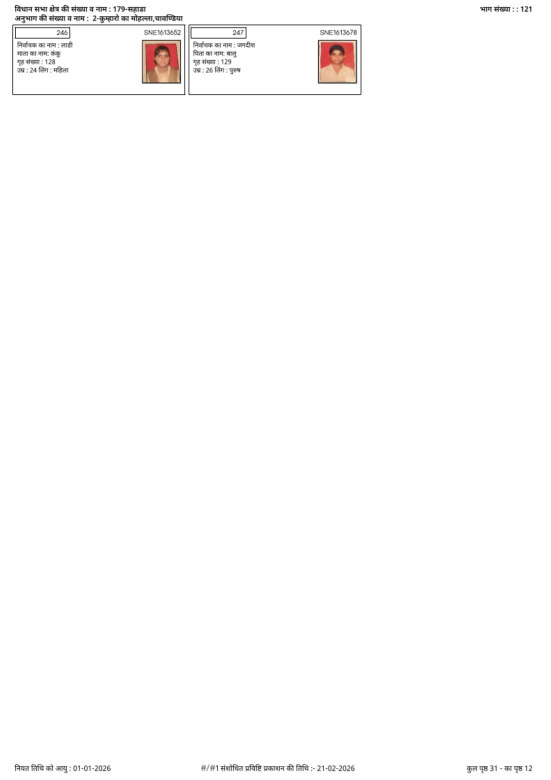
#> input picture backend/scratch_part121_p12.png, 1653 x 2339 px, found by its file name (shown at 1/3 size)
$ python test_epic_296.py
#> lines starting #> are read from the running program, lines starting #| are printed output that depends on the picture; after the words box and inside, x2 and y2 are one past the last pixel; in counts of white or black regions, pixels touching at a corner belong together
### backend/python/ocr_worker.py
import json
import gc
import os
import re
import sys
if hasattr(sys.stdout, 'reconfigure'):
    sys.stdout.reconfigure(encoding='utf-8')
if hasattr(sys.stdin, 'reconfigure'):
    sys.stdin.reconfigure(encoding='utf-8')
import unicodedata
from collections import Counter
from concurrent.futures import ThreadPoolExecutor
from difflib import SequenceMatcher
from pathlib import Path

import cv2
import numpy as np
import pytesseract


# [29 lines left out: function auto_deskew, not called in this run]

# Auto-configure tesseract binary path on Windows if not in PATH
if sys.platform.startswith("win"):
    for tess_path in [
        r"C:\Program Files\Tesseract-OCR\tesseract.exe",
        r"C:\Program Files (x86)\Tesseract-OCR\tesseract.exe",
        Path.home() / "AppData" / "Local" / "Programs" / "Tesseract-OCR" / "tesseract.exe",
    ]:
        if Path(tess_path).exists():
            pytesseract.pytesseract.tesseract_cmd = str(tess_path)
            tess_dir = str(Path(tess_path).parent)
            if tess_dir not in os.environ.get("PATH", ""):
                os.environ["PATH"] = tess_dir + os.pathsep + os.environ.get("PATH", "")
            break

# Auto-configure bundled Hindi OCR data path if missing or invalid
current_tessdata = os.environ.get("TESSDATA_PREFIX", "")
if not current_tessdata or not (Path(current_tessdata) / "hin.traineddata").exists():
    base_dir = Path(__file__).resolve().parent.parent
    for candidate in [base_dir / "tessdata", base_dir / ".ocr-tessdata"]:
        if (candidate / "hin.traineddata").exists():
            os.environ["TESSDATA_PREFIX"] = str(candidate)
            break
#> further down, img is the input picture: shape (2339, 1653, 3); mean B, G, R 252.1, 252.3, 252.8

cv2.setNumThreads(1)

try:
    if sys.stdin and hasattr(sys.stdin, "reconfigure"):
        sys.stdin.reconfigure(encoding="utf-8")
    if sys.stdout and hasattr(sys.stdout, "reconfigure"):
        sys.stdout.reconfigure(encoding="utf-8")
    if sys.stderr and hasattr(sys.stderr, "reconfigure"):
        sys.stderr.reconfigure(encoding="utf-8")
except Exception:
    pass


def ratio(name, default):
    return float(os.getenv(name, default))


def safe_image_to_string(image, lang="eng", config=""):
    """
    Safely execute pytesseract.image_to_string with image bounds checking
    and exception handling to prevent Tesseract C++ std::bad_alloc / process crashes.
    """
    if image is None or getattr(image, "size", 0) == 0:
        return ""
    try:
        height, width = image.shape[:2]
        max_w, max_h = 1800, 1200
        if width > max_w or height > max_h:
            scale = min(max_w / float(width), max_h / float(height))
            image = cv2.resize(image, None, fx=scale, fy=scale, interpolation=cv2.INTER_AREA)
        return pytesseract.image_to_string(image, lang=lang, config=config)
    except Exception as err:
        sys.stderr.write(f"Warning: safe_image_to_string failed: {err}\n")
        return ""


# [6 lines left out: function report_card_progress, not called in this run]


def clean(text):
    return re.sub(r"\s+", " ", text or "").strip()


# [81 lines left out: function clean_person_name, not called in this run]


# Load Master Hindi Voter Name Dictionary (69,000+ entries) for fast OCR lookup
HINDI_NAME_DICT = set()
try:
    dict_file_path = os.path.join(os.path.dirname(__file__), "hindi_voter_names_dict.json")
    if os.path.exists(dict_file_path):
        with open(dict_file_path, "r", encoding="utf-8") as f:
            data = json.load(f)
            HINDI_NAME_DICT = set(data.get("names", []))
    HINDI_NAME_DICT.update(["नारायण", "सांवरी", "सांयरी", "गोर्धन", "गोवर्धन", "डूगां", "डूंगर", "माधू"])
# Loaded Master Hindi Voter Name Dictionary
except Exception:
    pass


# [454 lines left out: functions correct_name_with_dictionary, clean_house, get_digits, coordinate_serial, coordinate_house, coordinate_age and 5 more, not called in this run]


def field(text, pattern):
    match = re.search(pattern, text, re.MULTILINE | re.IGNORECASE)
    return clean(match.group(1)) if match else ""


PREFIX_CORRECTIONS = {
    "KOV": "KDY", "KOY": "KDY", "OVO": "KDY", "KDV": "KDY",
    "KOW": "KDY", "KPY": "KDY", "KTY": "KDY", "KDT": "KDY",
    "QDY": "KDY", "ODY": "KDY", "RDY": "KDY", "KOO": "KDY",
    "SSN": "SNE", "SME": "SNE", "SN3": "SNE", "SHE": "SNE",
    "5NE": "SNE", "SNE3": "SNE", "SNEI": "SNE", "SMF": "SNE",
    "ESN": "SNE", "SWE": "SNE", "SNE": "SNE", "KDY": "KDY"
}

DIGIT_MAP = str.maketrans({
    "O": "0", "Q": "0", "D": "0", "I": "1", "L": "1", "l": "1",
    "Z": "2", "z": "2"
})


# [49 lines left out: function clean_epic, not called in this run]


def epic_from(text):
    return clean_epic(text)


def ocr_epic(card, reference=""):
    height, width = card.shape[:2]
    # Precise ROI: top-right area above voter photo (widen to 0.38 to capture full legacy RJ/.. EPIC strings)
    crop = card[0:round(height * 0.28), round(width * 0.38):width]
    if crop.size == 0:
        return "", False

    gray = cv2.cvtColor(crop, cv2.COLOR_BGR2GRAY)
    res = cv2.resize(gray, None, fx=3.2, fy=3.2, interpolation=cv2.INTER_CUBIC)
    pad = cv2.copyMakeBorder(res, 15, 15, 15, 15, cv2.BORDER_CONSTANT, value=255)

    whitelist_cfg = "-c tessedit_char_whitelist=ABCDEFGHIJKLMNOPQRSTUVWXYZ0123456789/"
    cfg7 = f"--psm 7 {whitelist_cfg}"
    cfg8 = f"--psm 8 {whitelist_cfg}"
    cfg6 = f"--psm 6 {whitelist_cfg}"

    cands = []
    # 1. Raw padded with PSM 7, 8, 6
    for cfg in (cfg7, cfg8, cfg6):
        c = clean_epic(safe_image_to_string(pad, lang="eng", config=cfg))
        if c and valid_epic(c):
            cands.append(c)

    # 2. CLAHE with PSM 7, 8, 6
    clahe = cv2.createCLAHE(clipLimit=2.5, tileGridSize=(8, 8)).apply(pad)
    for cfg in (cfg7, cfg8, cfg6):
        c = clean_epic(safe_image_to_string(clahe, lang="eng", config=cfg))
        if c and valid_epic(c):
            cands.append(c)

    # 3. Unsharp Masking (enhances digit boundary definition and prevents 5 vs 8 confusion)
    gaussian = cv2.GaussianBlur(pad, (0, 0), 2.0)
    unsharp = cv2.addWeighted(pad, 1.8, gaussian, -0.8, 0)
    for cfg in (cfg7, cfg8, cfg6):
        c = clean_epic(safe_image_to_string(unsharp, lang="eng", config=cfg))
        if c and valid_epic(c):
            cands.append(c)

    # 4. Otsu Threshold + Morphological Open (disconnects spurious loop bridges in digit 5)
    _, otsu = cv2.threshold(pad, 0, 255, cv2.THRESH_BINARY + cv2.THRESH_OTSU)
    k_open = cv2.getStructuringElement(cv2.MORPH_RECT, (2, 2))
    otsu_opened = cv2.morphologyEx(otsu, cv2.MORPH_OPEN, k_open)
    for v in (otsu, otsu_opened):
        for cfg in (cfg7, cfg8):
            c = clean_epic(safe_image_to_string(v, lang="eng", config=cfg))
            if c and valid_epic(c):
                cands.append(c)

    # 5. Adaptive Gaussian Threshold
    adapt = cv2.adaptiveThreshold(pad, 255, cv2.ADAPTIVE_THRESH_GAUSSIAN_C, cv2.THRESH_BINARY, 21, 11)
    for cfg in (cfg7, cfg8):
        c = clean_epic(safe_image_to_string(adapt, lang="eng", config=cfg))
        if c and valid_epic(c):
            cands.append(c)

    # 6. Lanczos interpolation pass
    lanc = cv2.resize(gray, None, fx=3.5, fy=3.5, interpolation=cv2.INTER_LANCZOS4)
    lanc_pad = cv2.copyMakeBorder(lanc, 15, 15, 15, 15, cv2.BORDER_CONSTANT, value=255)
    for cfg in (cfg7, cfg8):
        c = clean_epic(safe_image_to_string(lanc_pad, lang="eng", config=cfg))
        if c and valid_epic(c):
            cands.append(c)

    if cands:
        counts = Counter(cands)
        winner, most = counts.most_common(1)[0]
        return winner, True

    # Wider crop fallback if card header was slightly displaced
    wider = card[0:round(height * 0.32), round(width * 0.32):width]
    if wider.size > 0:
        w_gray = cv2.cvtColor(wider, cv2.COLOR_BGR2GRAY)
        w_res = cv2.resize(w_gray, None, fx=2.5, fy=2.5, interpolation=cv2.INTER_CUBIC)
        w_pad = cv2.copyMakeBorder(w_res, 15, 15, 15, 15, cv2.BORDER_CONSTANT, value=255)
        w_txt = safe_image_to_string(w_pad, lang="eng", config=cfg7)
        w_epic = clean_epic(w_txt)
        if w_epic:
            return w_epic, False

    return reference, False
# [307 lines left out: functions ocr_name_focused, ocr_identity, parse_card, valid_epic, loose_person_key, fuzzy_name_match and 3 more, not called in this run]


def detect_card_boxes(image):
    height, width = image.shape[:2]
    gray = cv2.cvtColor(image, cv2.COLOR_BGR2GRAY)
    binary = cv2.adaptiveThreshold(
        gray, 255, cv2.ADAPTIVE_THRESH_GAUSSIAN_C,
        cv2.THRESH_BINARY_INV, 31, 9,
    )
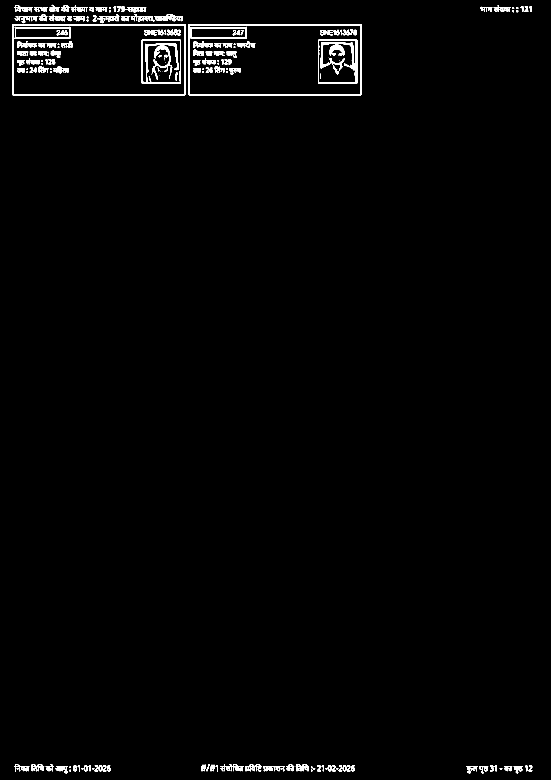
#> binary: shape (2339, 1653) (shown at 1/3 size); 1.3% white; 191 white regions (33 under 20 px), largest, box (x1, y1, x2, y2) and area: (565, 73, 1085, 286) 5224, (36, 73, 558, 286) 5084, (425, 119, 543, 252) 3398
    horizontal = cv2.morphologyEx(
        binary,
        cv2.MORPH_OPEN,
        cv2.getStructuringElement(cv2.MORPH_RECT, (max(40, width // 20), 1)),
    )
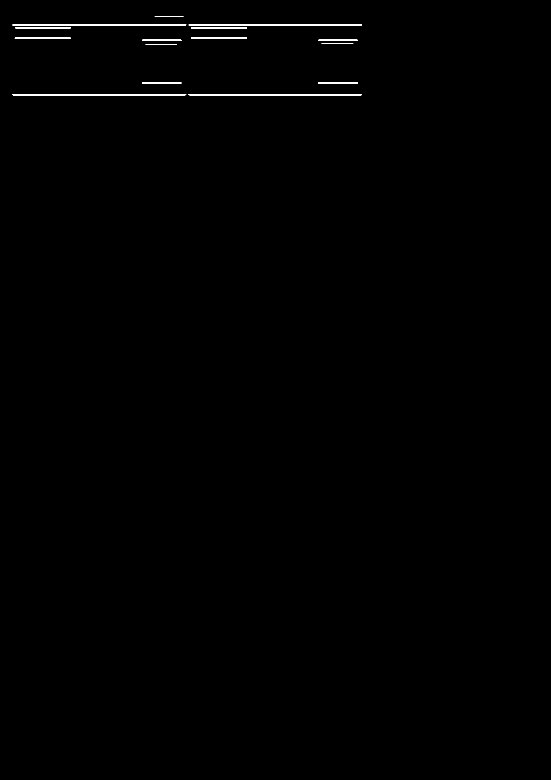
#> horizontal: shape (2339, 1653) (shown at 1/3 size); 0.3% white; 15 white regions, largest, box (x1, y1, x2, y2) and area: (37, 282, 559, 286) 2079, (566, 282, 1086, 286) 2075, (37, 73, 559, 76) 1562
    vertical = cv2.morphologyEx(
        binary,
        cv2.MORPH_OPEN,
        cv2.getStructuringElement(cv2.MORPH_RECT, (1, max(20, height // 80))),
    )
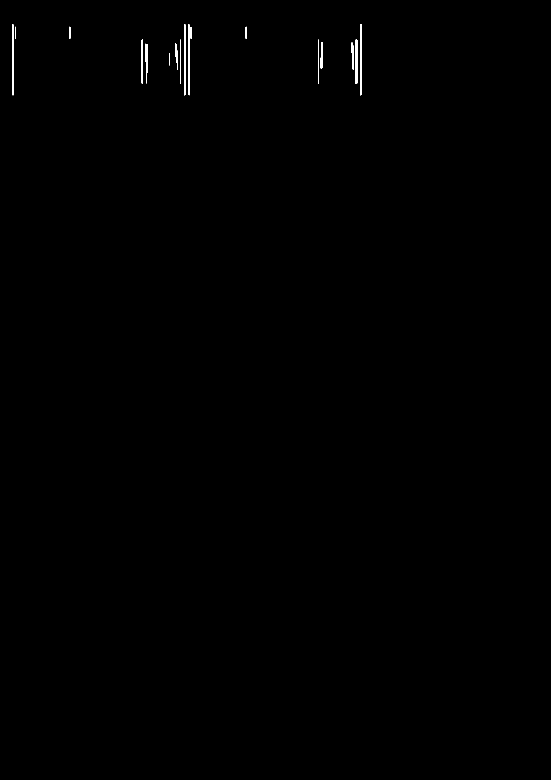
#> vertical: shape (2339, 1653) (shown at 1/3 size); 0.18% white; 17 white regions, largest, box (x1, y1, x2, y2) and area: (1081, 73, 1085, 286) 848, (36, 73, 40, 286) 847, (565, 73, 569, 286) 784
    grid = cv2.bitwise_or(horizontal, vertical)
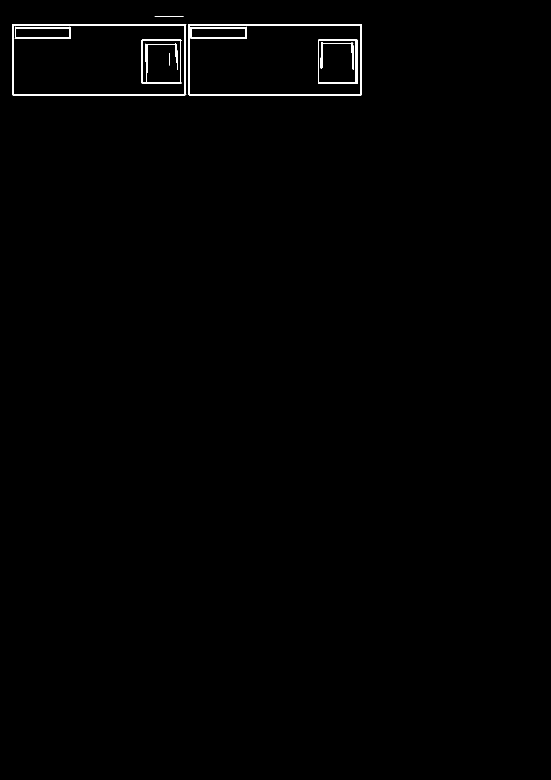
#> grid: shape (2339, 1653) (shown at 1/3 size); 0.48% white; 9 white regions
    contours, _ = cv2.findContours(grid, cv2.RETR_LIST, cv2.CHAIN_APPROX_SIMPLE)
#> contours = 15 contours, 1 with area under 20; largest, box (x1, y1, x2, y2) and area: (36, 73, 559, 286) 110035, (565, 73, 1086, 286) 110030, (39, 75, 554, 283) 106396, (567, 75, 1082, 283) 106248, (425, 119, 544, 252) 15336
    boxes = []
    for contour in contours:
        x, y, w, h = cv2.boundingRect(contour)
        if (
            width * 0.25 <= w <= width * 0.34
            and height * 0.065 <= h <= height * 0.105
            and y > height * 0.02
        ):
            boxes.append((x, y, w, h))
#> this loop made 15 passes
#> (x, y, w, h) on passes 2 to 9: (962, 127, 99, 83), (428, 122, 113, 126), (956, 121, 112, 127), (954, 119, 119, 133), (425, 119, 119, 133), (574, 84, 164, 30), (47, 84, 162, 30), (572, 80, 169, 36)
#> after the loop, boxes = [(567, 75, 515, 208), (39, 75, 515, 208), (565, 73, 521, 213), (36, 73, 523, 213)]
    unique = []
    for box in sorted(boxes, key=lambda b: (b[1], b[0])):
        if not any(abs(box[0] - old[0]) < width * 0.10 and abs(box[1] - old[1]) < height * 0.03 for old in unique):
            unique.append(box)
#> this loop made 4 passes
#> after the loop, unique = [(36, 73, 523, 213), (565, 73, 521, 213)]

    # Standard fallback parameters
    left = round(width * 0.038)
    top = round(height * 0.076)
    card_w = round(width * 0.306)
    card_h = round(height * 0.088)
    gap_x = round(width * 0.007)
    gap_y = round(height * 0.003)

    if len(unique) >= 6:
        try:
            med_w = int(np.median([b[2] for b in unique]))
            med_h = int(np.median([b[3] for b in unique]))
            if not (width * 0.25 <= med_w <= width * 0.35):
                med_w = card_w
            if not (height * 0.065 <= med_h <= height * 0.11):
                med_h = card_h

            # 1. Cluster detected boxes into rows
            sorted_by_y = sorted(unique, key=lambda b: b[1])
            row_clusters = []
            for b in sorted_by_y:
                matched_row = False
                for cl in row_clusters:
                    if abs(np.median([box[1] for box in cl]) - b[1]) < med_h * 0.4:
                        cl.append(b)
                        matched_row = True
                        break
                if not matched_row:
                    row_clusters.append([b])

            row_clusters.sort(key=lambda cl: np.median([box[1] for box in cl]))
            row_ys = [int(np.median([b[1] for b in cl])) for cl in row_clusters]

            # 2. Determine actual row pitch from consecutive row differences
            diffs = [row_ys[i+1] - row_ys[i] for i in range(len(row_ys)-1)]
            valid_diffs = [d for d in diffs if med_h * 0.85 <= d <= med_h * 1.35]
            row_pitch = int(np.median(valid_diffs)) if valid_diffs else int(round(med_h * 1.04))

            # 3. Determine Row 0 Y
            row0_y = row_ys[0]
            if row0_y >= height * 0.12:
                row0_y = row0_y - int(round((row0_y - round(height * 0.076)) / row_pitch)) * row_pitch

            # 4. Determine 3 Column X positions
            c0 = [b[0] for b in unique if b[0] < width * 0.25]
            c1 = [b[0] for b in unique if width * 0.25 <= b[0] < width * 0.58]
            c2 = [b[0] for b in unique if b[0] >= width * 0.58]
            col_x = [
                int(np.median(c0)) if c0 else round(width * 0.038),
                int(np.median(c1)) if c1 else round(width * 0.352),
                int(np.median(c2)) if c2 else round(width * 0.666)
            ]

            # 5. Assemble grid slots, validating missing slots against real content
            final_boxes = []
            for r in range(10):
                exp_y = row0_y + r * row_pitch
                if exp_y + med_h > height - round(height * 0.015):
                    continue
                for c in range(3):
                    exp_x = col_x[c]
                    match = next((b for b in unique if abs(b[0] - exp_x) < width * 0.08 and abs(b[1] - exp_y) < med_h * 0.35), None)
                    if match:
                        final_boxes.append(match)
                    else:
                        # Check if this slot contains actual card content or is blank paper
                        slot_crop = gray[exp_y:min(height, exp_y + med_h), exp_x:min(width, exp_x + med_w)]
                        if slot_crop.size > 0:
                            edges = cv2.Canny(slot_crop, 50, 150)
                            min_edges = max(300, int(med_w * med_h * 0.005))
                            if np.count_nonzero(edges) > min_edges or np.std(slot_crop) > 12.0:
                                final_boxes.append((exp_x, exp_y, med_w, med_h))

            if len(final_boxes) >= 6:
                return final_boxes
        except Exception:
            pass

    # For partial pages with 1..5 detected real cards (e.g. final main roll page with only 2 cards),
    # return the exact detected physical card boxes directly.
    if 1 <= len(unique) < 6:
        return sorted(unique, key=lambda b: (b[1], b[0]))

    # Standard fallback 3x10 grid (ensures all 30 cards are extracted; empty cards filtered later)
    return [
        (left + col * (card_w + gap_x), top + row * (card_h + gap_y), card_w, card_h)
        for row in range(10)
        for col in range(3)
    ]


# [1529 lines left out: functions detect_photo_box, is_repeated_in_records, _process_single_card, process_card_image, is_voter_page, process_page and 19 more, not called in this run]


# [2 lines that do not run on import are left out]

### backend/scripts/test_epic_296.py
import os, sys, cv2, subprocess, numpy as np
sys.path.insert(0, os.path.abspath('.'))
from python.ocr_worker import ocr_epic, safe_image_to_string, detect_card_boxes, clean_epic

pdf_path = 'D:/Randeep Trivedi Voter list/Final Publication 21.02.2026/2026-EROLLGEN-S20-179-SIR-FinalRoll-Revision1-HIN-121.pdf'
out_prefix = 'scratch_part121_p12'
subprocess.run(['pdftoppm', '-png', '-singlefile', '-r', '200', '-f', '12', '-l', '12', pdf_path, out_prefix], check=True)

img = cv2.imread(out_prefix + '.png')
boxes = detect_card_boxes(img)
#> boxes = [(36, 73, 523, 213), (565, 73, 521, 213)]
print(f'Detected {len(boxes)} boxes on Page 12')
#| Detected 2 boxes on Page 12

# Let's find card with Ankit / 296
for i, (x, y, w, h) in enumerate(boxes):
    card = img[y:y+h, x:x+w]
#> (the run stopped early here; a loop or call above may not have finished)

$ run again, with backend/scratch_all_p-01.png copied over backend/scratch_part121_p12.png
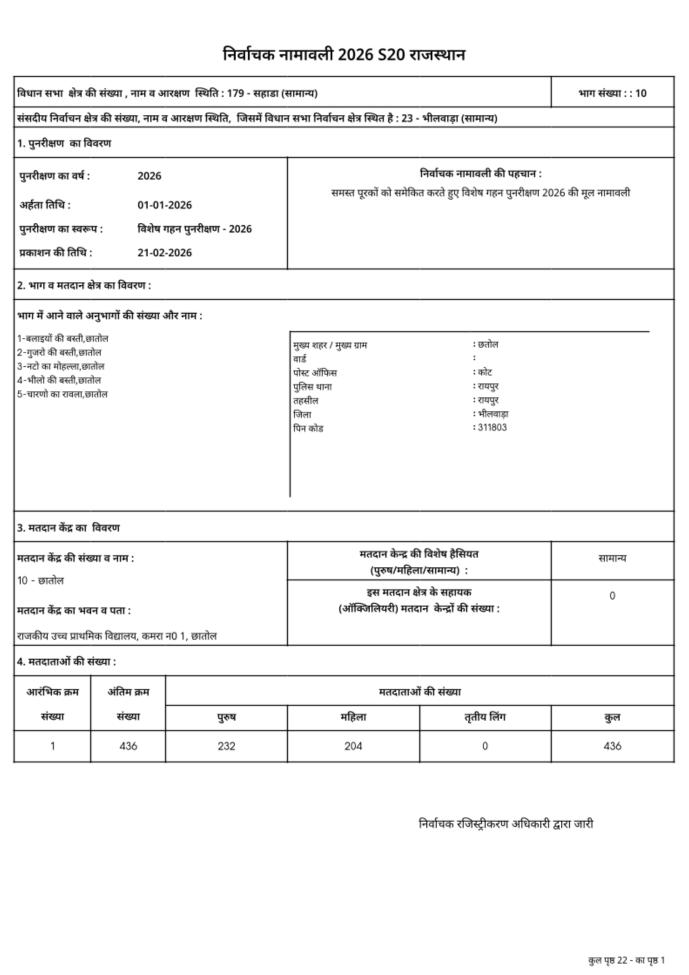
#> input picture backend/scratch_all_p-01.png, 2066 x 2924 px, found by its file name (shown at 1/3 size)
#> img is the input picture: shape (2924, 2066, 3); min 0, max 255, mean 244.6
#> in detect_card_boxes, `binary = cv2.adaptiveThreshold( gray, 255, cv2.ADAPTIVE_THRESH_GAUSSIA..`:
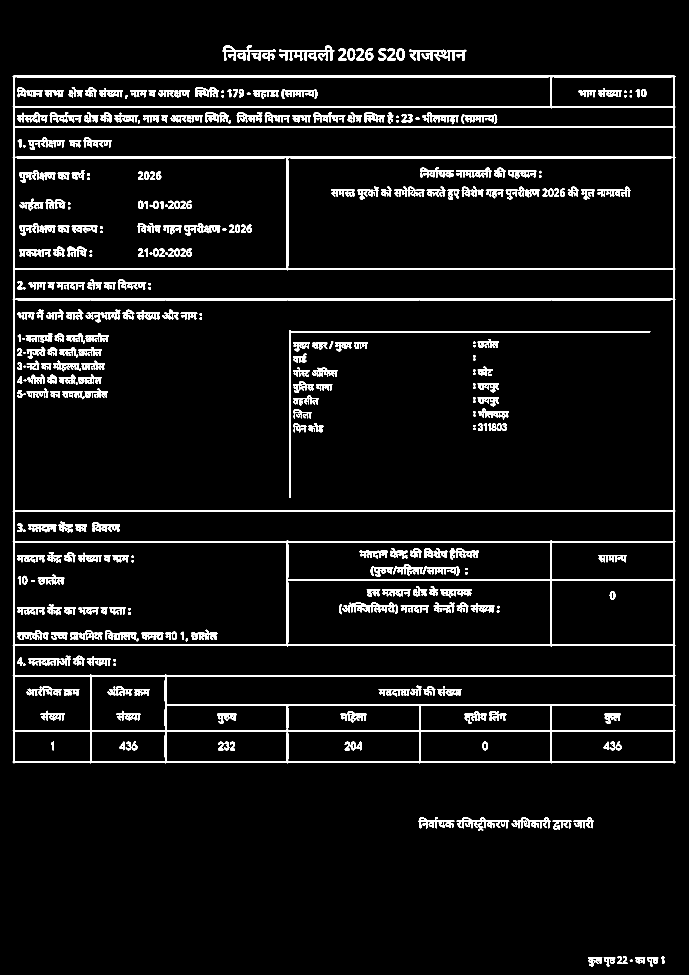
#> binary: shape (2924, 2066) (shown at 1/3 size); 5.4% white; 373 white regions, largest, box (x1, y1, x2, y2) and area: (38, 227, 2026, 2290) 140918, (868, 991, 1951, 1493) 6678, (668, 136, 827, 182) 2838
#> horizontal: shape (2924, 2066); 2% white; 22 white regions, largest, box (x1, y1, x2, y2) and area: (38, 227, 2026, 232) 9896, (38, 1531, 2026, 1536) 9893, (38, 896, 2026, 901) 9883
#> vertical: shape (2924, 2066); 0.5% white; 16 white regions, largest, box (x1, y1, x2, y2) and area: (40, 228, 45, 2291) 9682, (2020, 228, 2024, 2291) 8251, (868, 992, 873, 1494) 2204
#> grid: shape (2924, 2066); 2.5% white; 9 white regions
#> contours = 37 contours; largest, box (x1, y1, x2, y2) and area: (38, 227, 2026, 2291) 4085176, (43, 899, 2021, 1532) 1246984, (863, 473, 2021, 806) 382661, (43, 473, 861, 806) 270126, (43, 1626, 861, 1935) 251433
#> the loop in detect_card_boxes, `for contour in contours:` made 37 passes
#> (x, y, w, h) on passes 1 to 8: (1370, 2462, 158, 3), (1255, 2462, 108, 3), (1655, 2193, 366, 92), (1260, 2193, 393, 92), (863, 2193, 396, 92), (498, 2193, 364, 92), (273, 2193, 223, 92), (43, 2193, 228, 92)
#> after the loop in detect_card_boxes, `for contour in contours:`: boxes = []
#> `boxes = detect_card_boxes(img)`: boxes = 30 items, first 6: (79, 222, 632, 257), (725, 222, 632, 257), (1371, 222, 632, 257), (79, 488, 632, 257), (725, 488, 632, 257), (1371, 488, 632, 257)
#| Detected 30 boxes on Page 12
